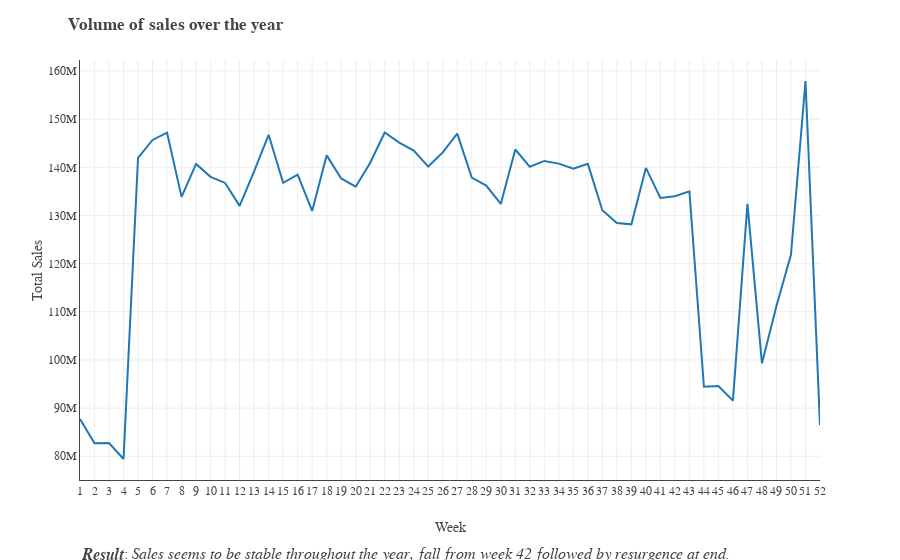

Notebook code for this chart:
### Code cell
df_weeks = train_df.groupby('Week').sum()

fig = px.line(data_frame=df_weeks, x=df_weeks.index, y='Weekly_Sales', 
              template='simple_white', 
              labels={'Weekly_Sales' : 'Total Sales', 'x' : 'Weeks'})

fig.update_layout(
    template=template, 
    title={'text':'<b>Volume of sales over the year</b>', 'x': 0.075},
    xaxis=dict(tickmode='linear', showline=True), 
    yaxis=dict(showline=True))

fig.add_annotation(
    x=0, y=-0.2, 
    align='left', 
    font=dict(size=12),
    textangle=0, 
    xref="paper", 
    yref="paper", 
    showarrow=False,
    text="<span style='font-size:16px;'><b><i>Result</b></i>: <i>Sales seems to be stable throughout the year, fall from week 42 followed by resurgence at end.</i>", )

### Figure 1 — Plotly figure (JSON) as saved in the notebook; plotly's stock layout.template omitted (floating-point values rounded to 4 significant figures)
{"data": [{"hovertemplate": "Week=%{x}<br>Total Sales=%{y}<extra></extra>", "legendgroup": "", "line": {"color": "#1F77B4", "dash": "solid"}, "mode": "lines", "name": "", "orientation": "v", "showlegend": false, "type": "scatter", "x": [1, 2, 3, 4, 5, 6, 7, 8, 9, 10, 11, 12, 13, 14, 15, 16, 17, 18, 19, 20, 21, 22, 23, 24, 25, 26, 27, 28, 29, 30, 31, 32, 33, 34, 35, 36, 37, 38, 39, 40, 41, 42, 43, 44, 45, 46, 47, 48, 49, 50, 51, 52], "xaxis": "x", "y": [87730000.0, 82700000.0, 82740000.0, 79430000.0, 142000000.0, 145700000.0, 147200000.0, 133900000.0, 140700000.0, 138000000.0, 136800000.0, 132000000.0, 139200000.0, 146800000.0, 136800000.0, 138500000.0, 131000000.0, 142500000.0, 137700000.0, 136000000.0, 140900000.0, 147200000.0, 145100000.0, 143500000.0, 140200000.0, 143100000.0, 147000000.0, 137900000.0, 136200000.0, 132400000.0, 143700000.0, 140100000.0, 141300000.0, 140800000.0, 139700000.0, 140700000.0, 131100000.0, 128400000.0, 128200000.0, 139900000.0, 133700000.0, 134000000.0, 135000000.0, 94440000.0, 94600000.0, 91560000.0, 132400000.0, 99300000.0, 111200000.0, 121900000.0, 157900000.0, 86470000.0], "yaxis": "y"}], "layout": {"annotations": [{"align": "left", "font": {"size": 12}, "showarrow": false, "text": "<span style='font-size:16px;'><b><i>Result</b></i>: <i>Sales seems to be stable throughout the year, fall from week 42 followed by resurgence at end.</i>", "textangle": 0, "x": 0, "xref": "paper", "y": -0.2, "yref": "paper"}], "legend": {"tracegroupgap": 0}, "margin": {"t": 60}, "title": {"text": "<b>Volume of sales over the year</b>", "x": 0.075}, "xaxis": {"anchor": "y", "domain": [0, 1], "showline": true, "tickmode": "linear", "title": {"text": "Week"}}, "yaxis": {"anchor": "x", "domain": [0, 1], "showline": true, "title": {"text": "Total Sales"}}}}
